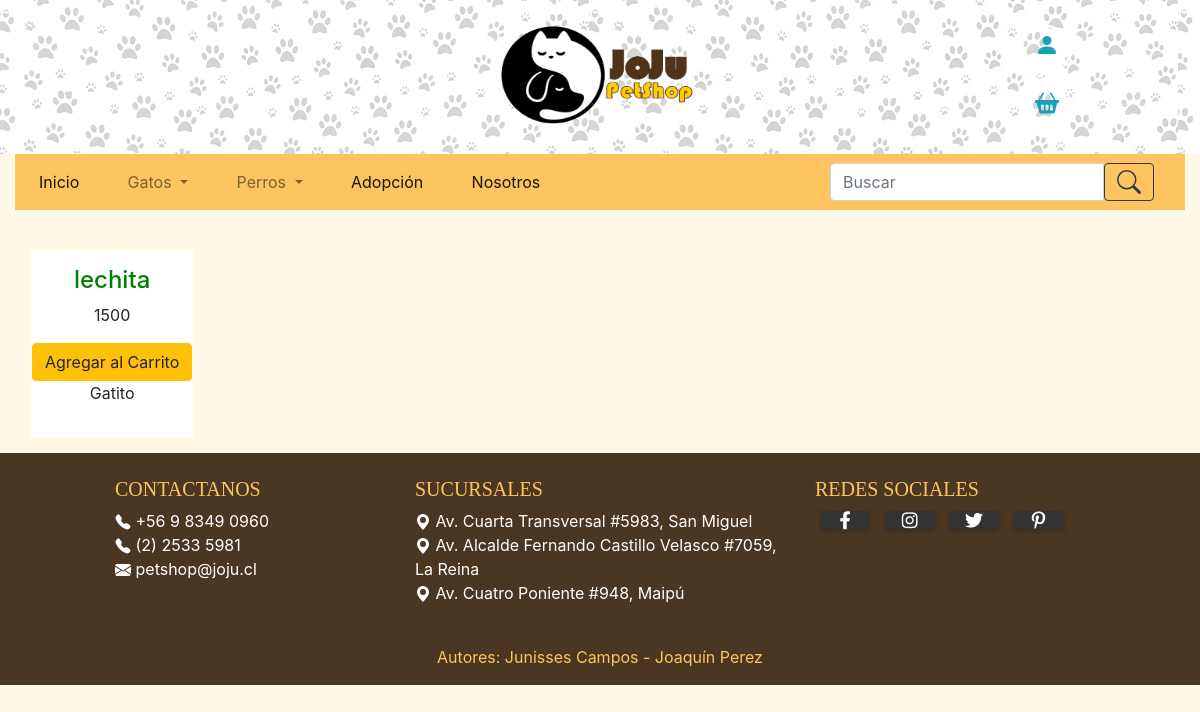
The app's page /gatitocat with its own data.
### gestorProducto/models.py (models this page shows, shortened)
class Producto(models.Model):
    marca        = models.ForeignKey(Marca, blank=True, null=True, on_delete=models.SET_NULL)
    categoria    = models.ForeignKey(Categoria, blank=True, null=True, on_delete=models.SET_NULL)
    nombre       = models.TextField(max_length=60)
    codigo       = models.DecimalField(max_digits=13, decimal_places=0)
    descripcion  = models.TextField(max_length = 200)
    stock        = models.IntegerField()
    precioCosto  = models.IntegerField()
    precioVenta  = models.IntegerField()

### gestorProducto/views.py (the view)
# urls.py: path('gatitocat',views.alimentogatito, name='gatitocat'),
def alimentogatito(request):
    lista = Producto.objects.filter(categoria__nombre = "Comida Gatito")
    contexto = {'lista' : lista}
    return render(request,'alimentogatito.html', contexto)

### gestorProducto/Templates/alimentogatito.html (shortened to what this page needs)
{% extends "index.html"%}
{% block listado %}
{% for fila in lista %}
<div class="prod">
	<div class ="row justify-content-center">
		<div>
			<div class="table-responsive">
							<h4>{{ fila.nombre }}</h4>
							<p>{{ fila.precioVenta }}</p>
							<button id="producto1" class="btn btn-warning">Agregar al Carrito</button>
							<p>{{ fila.descripcion }}</p>
			</div>
		</div>
	</div>
</div>
	{% if forloop.last %}</div>{% endif %}
{% endfor %}
{% endblock %}

### gestorProducto/static/css/Estilosindex.css (style rules this page uses)
body { background-color: #FFF8E7; }

### gestorProducto/static/css/EstiloCompra.css (style rules this page uses)
h4 { color:green; }
.prod { background-color:white; margin: 1rem; padding: 1rem; text-align: center; float: left; }

### gestorProducto/static/css/Estilos.css (style rules this page uses)
* { margin: 0; padding: 0; box-sizing: border-box; }

### records on screen
Producto: nombre "lechita", precioVenta "1500", descripcion "Gatito"
